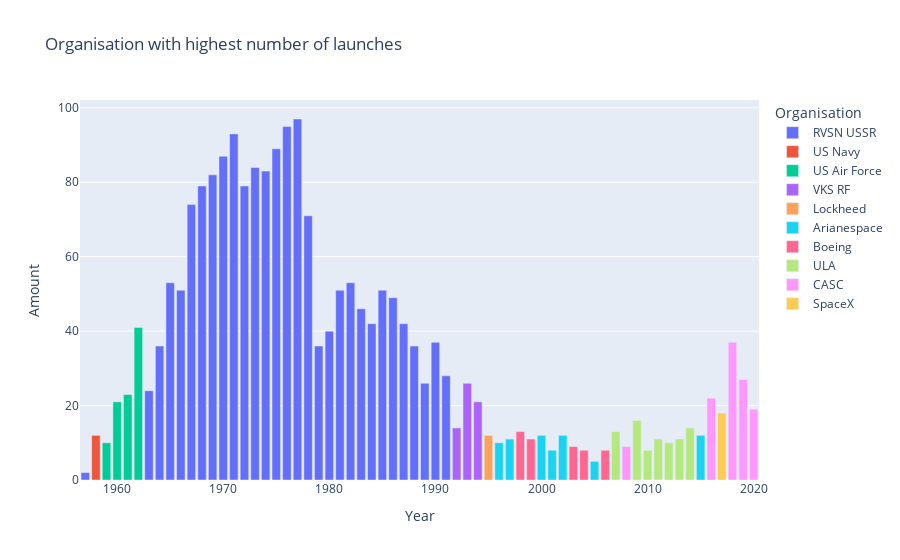

Here is the notebook cell this chart was saved with:
### Code cell
px.bar(data_frame=df_org,
       x="Year",
       y="Amount",
       color="Organisation",
       title="Organisation with highest number of launches")

### Figure 1 — Plotly figure (JSON) as saved in the notebook; plotly's stock layout.template omitted (floating-point values rounded to 4 significant figures)
{"data": [{"alignmentgroup": "True", "hovertemplate": "Organisation=RVSN USSR<br>Year=%{x}<br>Amount=%{y}<extra></extra>", "legendgroup": "RVSN USSR", "marker": {"color": "#636efa", "pattern": {"shape": ""}}, "name": "RVSN USSR", "offsetgroup": "RVSN USSR", "orientation": "v", "showlegend": true, "textposition": "auto", "type": "bar", "x": [1957, 1963, 1964, 1965, 1966, 1967, 1968, 1969, 1970, 1971, 1972, 1973, 1974, 1975, 1976, 1977, 1978, 1979, 1980, 1981, 1982, 1983, 1984, 1985, 1986, 1987, 1988, 1989, 1990, 1991], "xaxis": "x", "y": [2, 24, 36, 53, 51, 74, 79, 82, 87, 93, 79, 84, 83, 89, 95, 97, 71, 36, 40, 51, 53, 46, 42, 51, 49, 42, 36, 26, 37, 28], "yaxis": "y"}, {"alignmentgroup": "True", "hovertemplate": "Organisation=US Navy<br>Year=%{x}<br>Amount=%{y}<extra></extra>", "legendgroup": "US Navy", "marker": {"color": "#EF553B", "pattern": {"shape": ""}}, "name": "US Navy", "offsetgroup": "US Navy", "orientation": "v", "showlegend": true, "textposition": "auto", "type": "bar", "x": [1958], "xaxis": "x", "y": [12], "yaxis": "y"}, {"alignmentgroup": "True", "hovertemplate": "Organisation=US Air Force<br>Year=%{x}<br>Amount=%{y}<extra></extra>", "legendgroup": "US Air Force", "marker": {"color": "#00cc96", "pattern": {"shape": ""}}, "name": "US Air Force", "offsetgroup": "US Air Force", "orientation": "v", "showlegend": true, "textposition": "auto", "type": "bar", "x": [1959, 1960, 1961, 1962], "xaxis": "x", "y": [10, 21, 23, 41], "yaxis": "y"}, {"alignmentgroup": "True", "hovertemplate": "Organisation=VKS RF<br>Year=%{x}<br>Amount=%{y}<extra></extra>", "legendgroup": "VKS RF", "marker": {"color": "#ab63fa", "pattern": {"shape": ""}}, "name": "VKS RF", "offsetgroup": "VKS RF", "orientation": "v", "showlegend": true, "textposition": "auto", "type": "bar", "x": [1992, 1993, 1994], "xaxis": "x", "y": [14, 26, 21], "yaxis": "y"}, {"alignmentgroup": "True", "hovertemplate": "Organisation=Lockheed<br>Year=%{x}<br>Amount=%{y}<extra></extra>", "legendgroup": "Lockheed", "marker": {"color": "#FFA15A", "pattern": {"shape": ""}}, "name": "Lockheed", "offsetgroup": "Lockheed", "orientation": "v", "showlegend": true, "textposition": "auto", "type": "bar", "x": [1995], "xaxis": "x", "y": [12], "yaxis": "y"}, {"alignmentgroup": "True", "hovertemplate": "Organisation=Arianespace<br>Year=%{x}<br>Amount=%{y}<extra></extra>", "legendgroup": "Arianespace", "marker": {"color": "#19d3f3", "pattern": {"shape": ""}}, "name": "Arianespace", "offsetgroup": "Arianespace", "orientation": "v", "showlegend": true, "textposition": "auto", "type": "bar", "x": [1996, 1997, 2000, 2001, 2002, 2005, 2015], "xaxis": "x", "y": [10, 11, 12, 8, 12, 5, 12], "yaxis": "y"}, {"alignmentgroup": "True", "hovertemplate": "Organisation=Boeing<br>Year=%{x}<br>Amount=%{y}<extra></extra>", "legendgroup": "Boeing", "marker": {"color": "#FF6692", "pattern": {"shape": ""}}, "name": "Boeing", "offsetgroup": "Boeing", "orientation": "v", "showlegend": true, "textposition": "auto", "type": "bar", "x": [1998, 1999, 2003, 2004, 2006], "xaxis": "x", "y": [13, 11, 9, 8, 8], "yaxis": "y"}, {"alignmentgroup": "True", "hovertemplate": "Organisation=ULA<br>Year=%{x}<br>Amount=%{y}<extra></extra>", "legendgroup": "ULA", "marker": {"color": "#B6E880", "pattern": {"shape": ""}}, "name": "ULA", "offsetgroup": "ULA", "orientation": "v", "showlegend": true, "textposition": "auto", "type": "bar", "x": [2007, 2009, 2010, 2011, 2012, 2013, 2014], "xaxis": "x", "y": [13, 16, 8, 11, 10, 11, 14], "yaxis": "y"}, {"alignmentgroup": "True", "hovertemplate": "Organisation=CASC<br>Year=%{x}<br>Amount=%{y}<extra></extra>", "legendgroup": "CASC", "marker": {"color": "#FF97FF", "pattern": {"shape": ""}}, "name": "CASC", "offsetgroup": "CASC", "orientation": "v", "showlegend": true, "textposition": "auto", "type": "bar", "x": [2008, 2016, 2018, 2019, 2020], "xaxis": "x", "y": [9, 22, 37, 27, 19], "yaxis": "y"}, {"alignmentgroup": "True", "hovertemplate": "Organisation=SpaceX<br>Year=%{x}<br>Amount=%{y}<extra></extra>", "legendgroup": "SpaceX", "marker": {"color": "#FECB52", "pattern": {"shape": ""}}, "name": "SpaceX", "offsetgroup": "SpaceX", "orientation": "v", "showlegend": true, "textposition": "auto", "type": "bar", "x": [2017], "xaxis": "x", "y": [18], "yaxis": "y"}], "layout": {"barmode": "relative", "legend": {"title": {"text": "Organisation"}, "tracegroupgap": 0}, "title": {"text": "Organisation with highest number of launches"}, "xaxis": {"anchor": "y", "domain": [0, 1], "title": {"text": "Year"}}, "yaxis": {"anchor": "x", "domain": [0, 1], "title": {"text": "Amount"}}}}
